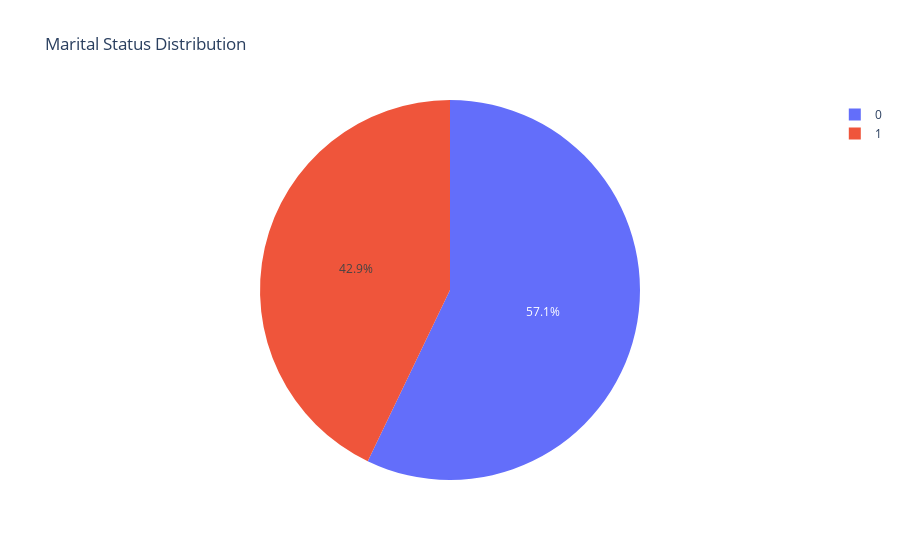

Notebook cell for this chart:
### Code cell
px.pie(data,names='Married',title='Marital Status Distribution')

### Figure 1 — Plotly figure (JSON) as saved in the notebook; plotly's stock layout.template omitted (floating-point values rounded to 4 significant figures; data arrays with more than 128 entries replaced by an {"elided": "..."} marker saying what was removed)
{"data": [{"domain": {"x": [0, 1], "y": [0, 1]}, "hovertemplate": "Married=%{label}<extra></extra>", "labels": {"elided": "29562 int values"}, "legendgroup": "", "name": "", "showlegend": true, "type": "pie"}], "layout": {"autosize": true, "legend": {"tracegroupgap": 0}, "title": {"text": "Marital Status Distribution"}}}
